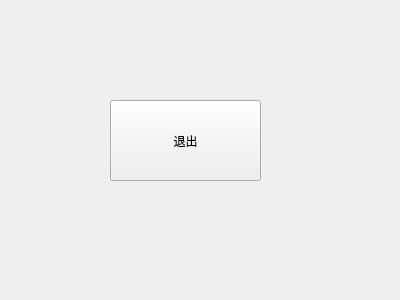
<?xml version="1.0" encoding="UTF-8"?>
<ui version="4.0">
 <class>Form</class>
 <widget class="QWidget" name="Form">
  <property name="geometry">
   <rect>
    <x>0</x>
    <y>0</y>
    <width>400</width>
    <height>300</height>
   </rect>
  </property>
  <property name="windowTitle">
   <string>Form</string>
  </property>
  <widget class="QPushButton" name="pushButton">
   <property name="geometry">
    <rect>
     <x>110</x>
     <y>100</y>
     <width>151</width>
     <height>81</height>
    </rect>
   </property>
   <property name="text">
    <string>退出</string>
   </property>
  </widget>
 </widget>
 <resources/>
 <connections/>
</ui>
